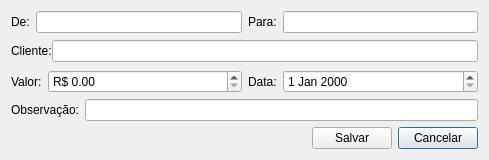
<?xml version="1.0" encoding="UTF-8"?>
<ui version="4.0">
 <class>InserirTransferencia</class>
 <widget class="QDialog" name="InserirTransferencia">
  <property name="geometry">
   <rect>
    <x>0</x>
    <y>0</y>
    <width>489</width>
    <height>160</height>
   </rect>
  </property>
  <property name="windowTitle">
   <string>Transferência</string>
  </property>
  <layout class="QGridLayout" name="gridLayout_7">
   <item row="4" column="0" colspan="2">
    <layout class="QGridLayout" name="gridLayout">
     <item row="0" column="0">
      <spacer name="horizontalSpacer">
       <property name="orientation">
        <enum>Qt::Horizontal</enum>
       </property>
       <property name="sizeHint" stdset="0">
        <size>
         <width>40</width>
         <height>20</height>
        </size>
       </property>
      </spacer>
     </item>
     <item row="0" column="2">
      <widget class="QPushButton" name="pushButtonCancelar">
       <property name="text">
        <string>Cancelar</string>
       </property>
      </widget>
     </item>
     <item row="0" column="1">
      <widget class="QPushButton" name="pushButtonSalvar">
       <property name="text">
        <string>Salvar</string>
       </property>
      </widget>
     </item>
    </layout>
   </item>
   <item row="3" column="0" colspan="2">
    <layout class="QGridLayout" name="gridLayout_6">
     <item row="0" column="0">
      <widget class="QLabel" name="label_5">
       <property name="text">
        <string>Observação:</string>
       </property>
      </widget>
     </item>
     <item row="0" column="1">
      <widget class="QLineEdit" name="lineEditObservacao"/>
     </item>
    </layout>
   </item>
   <item row="0" column="0">
    <layout class="QGridLayout" name="gridLayout_5">
     <item row="0" column="0">
      <widget class="QLabel" name="label">
       <property name="sizePolicy">
        <sizepolicy hsizetype="Maximum" vsizetype="Preferred">
         <horstretch>0</horstretch>
         <verstretch>0</verstretch>
        </sizepolicy>
       </property>
       <property name="text">
        <string>De:</string>
       </property>
      </widget>
     </item>
     <item row="0" column="1">
      <widget class="ItemBox" name="itemBoxDe"/>
     </item>
    </layout>
   </item>
   <item row="2" column="1">
    <layout class="QGridLayout" name="gridLayout_3">
     <item row="0" column="0">
      <widget class="QLabel" name="label_4">
       <property name="sizePolicy">
        <sizepolicy hsizetype="Maximum" vsizetype="Preferred">
         <horstretch>0</horstretch>
         <verstretch>0</verstretch>
        </sizepolicy>
       </property>
       <property name="text">
        <string>Data:</string>
       </property>
      </widget>
     </item>
     <item row="0" column="1">
      <widget class="QDateEdit" name="dateEdit"/>
     </item>
    </layout>
   </item>
   <item row="0" column="1">
    <layout class="QGridLayout" name="gridLayout_4">
     <item row="0" column="0">
      <widget class="QLabel" name="label_2">
       <property name="sizePolicy">
        <sizepolicy hsizetype="Maximum" vsizetype="Preferred">
         <horstretch>0</horstretch>
         <verstretch>0</verstretch>
        </sizepolicy>
       </property>
       <property name="text">
        <string>Para:</string>
       </property>
      </widget>
     </item>
     <item row="0" column="1">
      <widget class="ItemBox" name="itemBoxPara"/>
     </item>
    </layout>
   </item>
   <item row="2" column="0">
    <layout class="QGridLayout" name="gridLayout_2">
     <item row="0" column="0">
      <widget class="QLabel" name="label_3">
       <property name="sizePolicy">
        <sizepolicy hsizetype="Maximum" vsizetype="Preferred">
         <horstretch>0</horstretch>
         <verstretch>0</verstretch>
        </sizepolicy>
       </property>
       <property name="text">
        <string>Valor:</string>
       </property>
      </widget>
     </item>
     <item row="0" column="1">
      <widget class="QDoubleSpinBox" name="doubleSpinBoxValor">
       <property name="showGroupSeparator" stdset="0">
        <bool>true</bool>
       </property>
       <property name="prefix">
        <string>R$ </string>
       </property>
       <property name="maximum">
        <double>999999.989999999990687</double>
       </property>
      </widget>
     </item>
    </layout>
   </item>
   <item row="1" column="0" colspan="2">
    <widget class="QFrame" name="frameCliente">
     <property name="lineWidth">
      <number>0</number>
     </property>
     <layout class="QGridLayout" name="gridLayout_8">
      <property name="leftMargin">
       <number>0</number>
      </property>
      <property name="topMargin">
       <number>0</number>
      </property>
      <property name="rightMargin">
       <number>0</number>
      </property>
      <property name="bottomMargin">
       <number>0</number>
      </property>
      <property name="spacing">
       <number>0</number>
      </property>
      <item row="0" column="0">
       <widget class="QLabel" name="label_6">
        <property name="sizePolicy">
         <sizepolicy hsizetype="Maximum" vsizetype="Preferred">
          <horstretch>0</horstretch>
          <verstretch>0</verstretch>
         </sizepolicy>
        </property>
        <property name="text">
         <string>Cliente:</string>
        </property>
       </widget>
      </item>
      <item row="0" column="1">
       <widget class="ItemBox" name="itemBoxCliente"/>
      </item>
     </layout>
    </widget>
   </item>
  </layout>
 </widget>
 <customwidgets>
  <customwidget>
   <class>ItemBox</class>
   <extends>QLineEdit</extends>
   <header>src/itembox.h</header>
  </customwidget>
 </customwidgets>
 <tabstops>
  <tabstop>itemBoxDe</tabstop>
  <tabstop>itemBoxPara</tabstop>
  <tabstop>doubleSpinBoxValor</tabstop>
  <tabstop>dateEdit</tabstop>
  <tabstop>lineEditObservacao</tabstop>
  <tabstop>pushButtonSalvar</tabstop>
  <tabstop>pushButtonCancelar</tabstop>
 </tabstops>
 <resources/>
 <connections/>
</ui>
